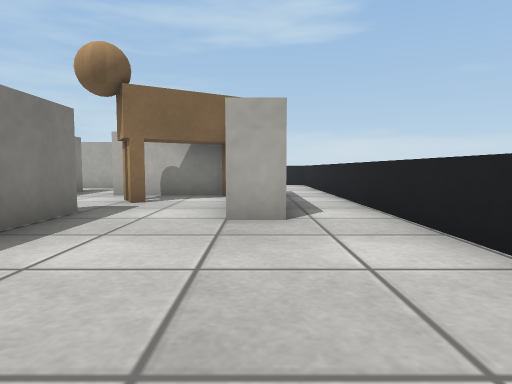
view 1 (above)

24 first-person views from a walk through a world built for the Webots simulator. The camera is 0.17 m above the floor, tilts 4° down and sees 75° across. The floor is counted in squares, 0.25 m on a side. Each view is taken from the middle of a square. On the plan, view 1 faces up. The plan holds only what a view shows up to about 10 squares ahead; the rest is blank. The place goes on beyond the plan. The robots in the file are not drawn. Webots' stock objects and surfaces are drawn as simple stand-ins.

view 2
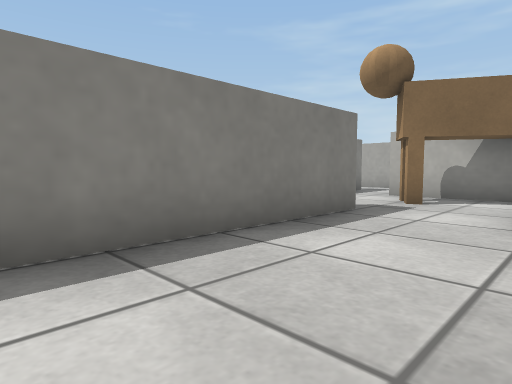

view 3
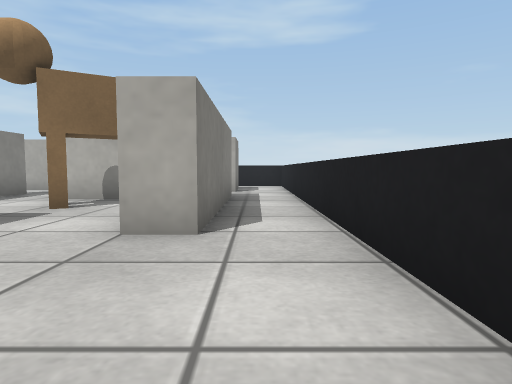

view 4
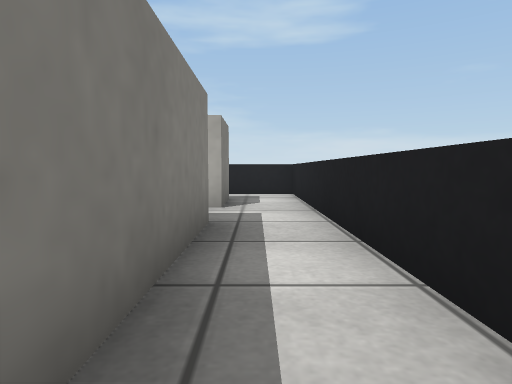

view 5
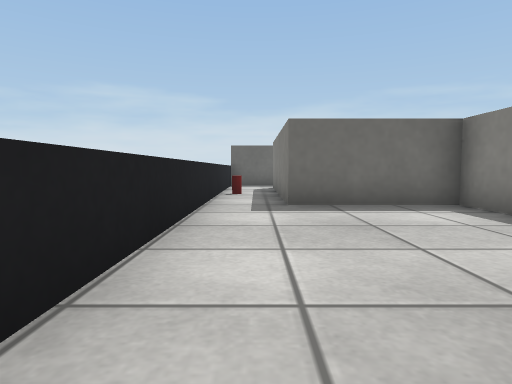

view 6
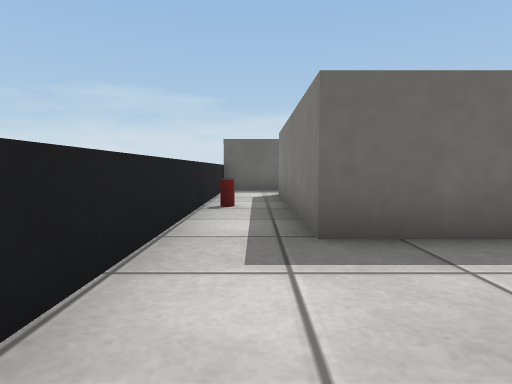

view 7
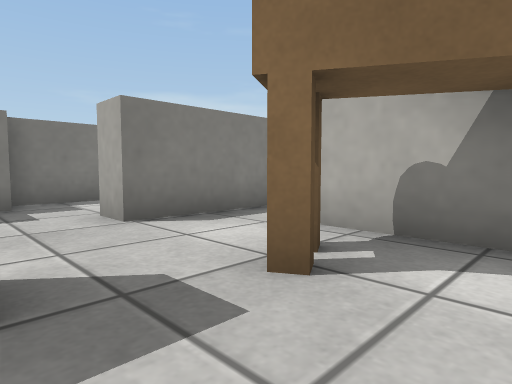

view 8
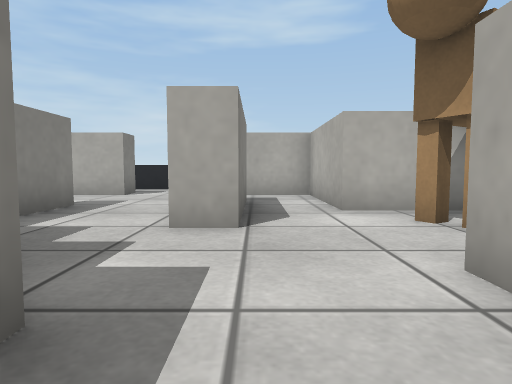

view 9
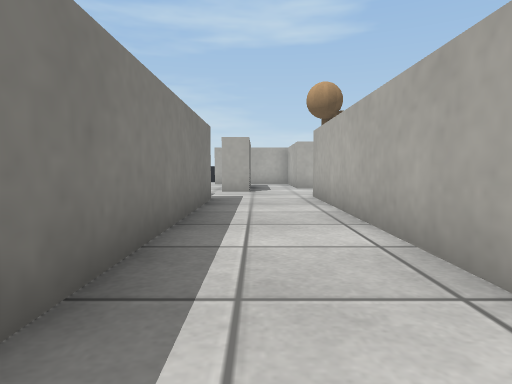

view 10
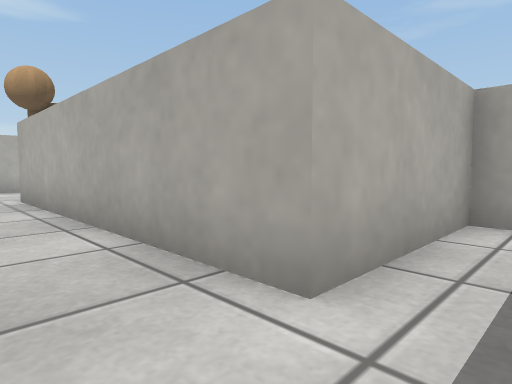

view 11
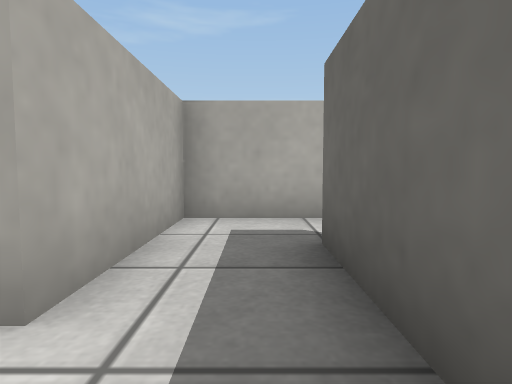

view 12
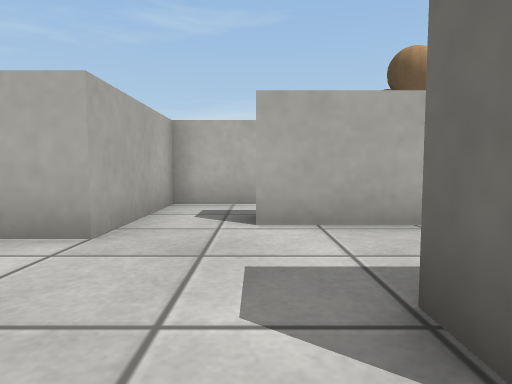

view 13
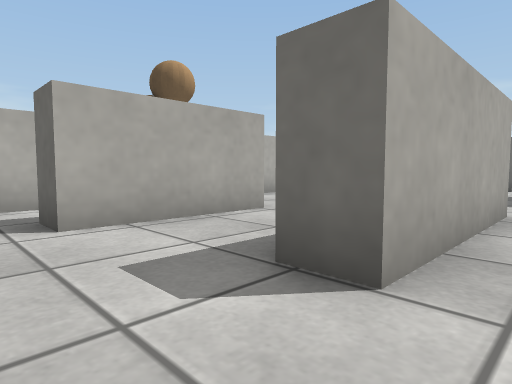

view 14
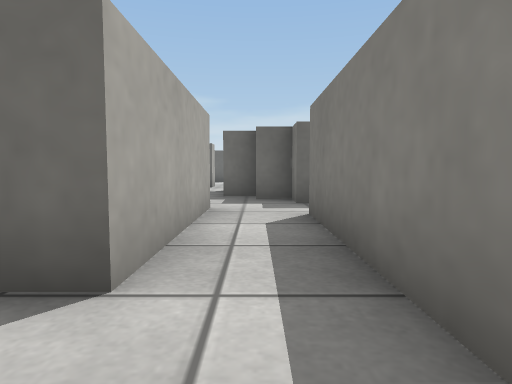

view 15
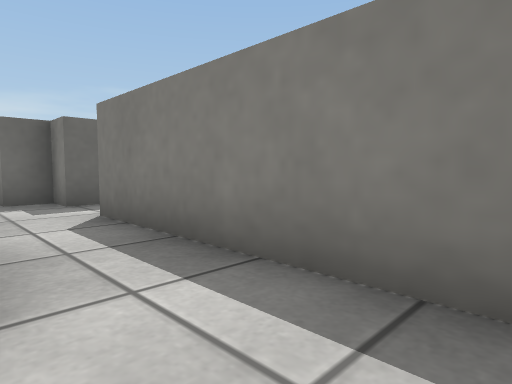

view 16
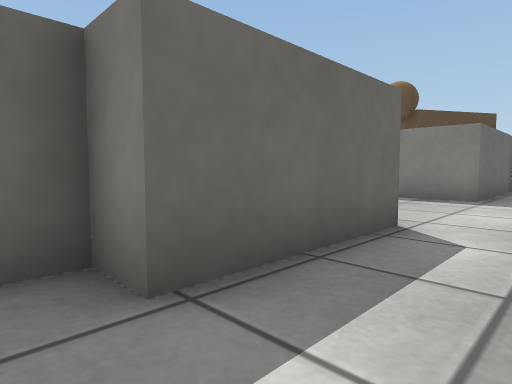

view 17
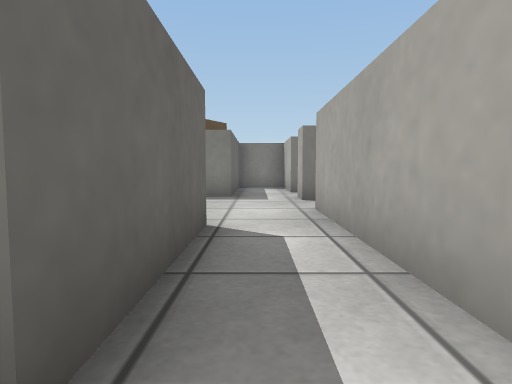

view 18
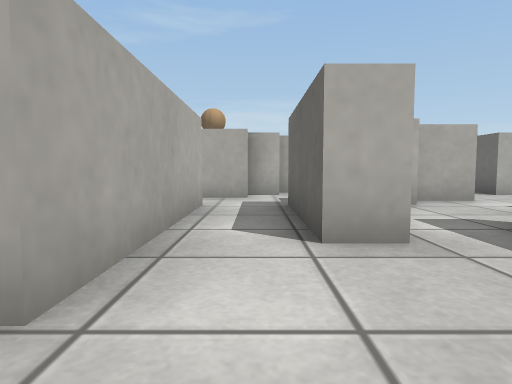

view 19
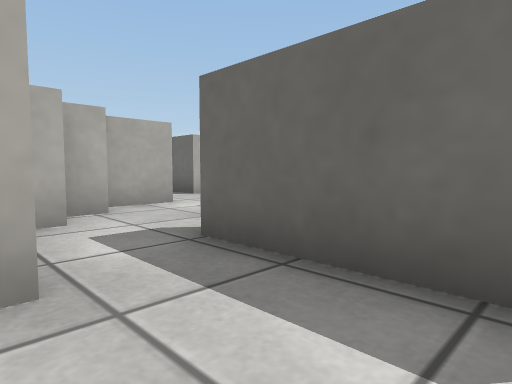

view 20
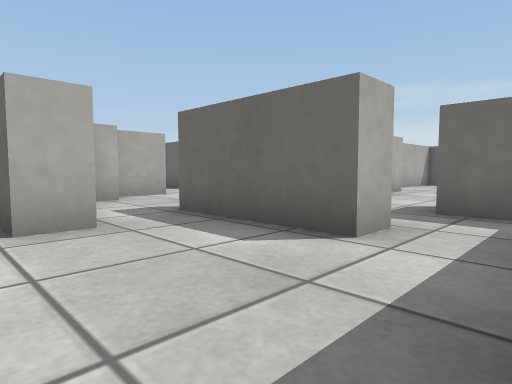

view 21
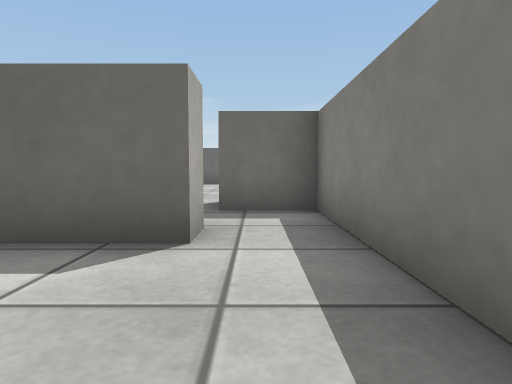

view 22
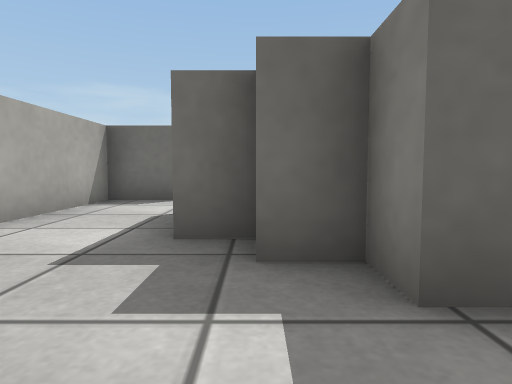

view 23
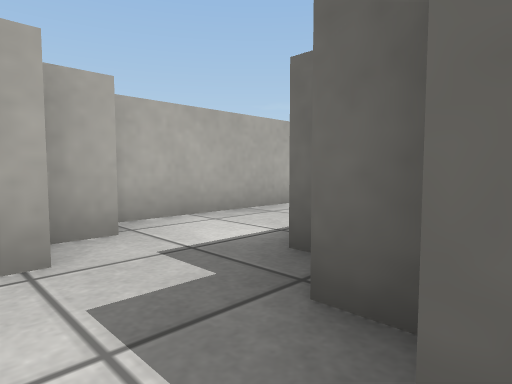

view 24
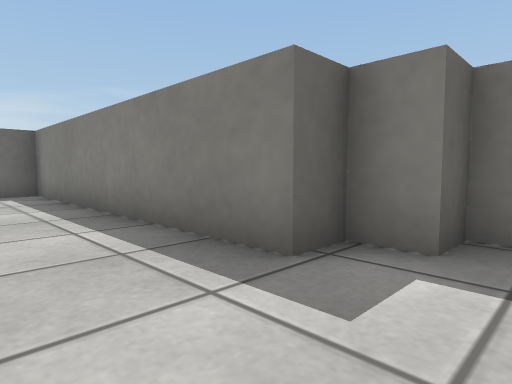

### Floor plan
Points are (right, up) in squares from view 1. A wall is a line through its corners. A room is listed if a view was taken in it or the views show most of it. See-through windows are left out.
Room 1 (views 1, 2, 3, 4, 5, 6)
walls: (0.4, 9.2) (0.4, 4.4) (-0.5, 4.4); (0.4, 12.4) (0.4, 10.8); (-0.6, -1.2) (0.4, -1.2) (0.4, -6.8)
low walls: (2, -5.9) (2, 14) (0.2, 14)
ways out: opening at (0, 2) to room 6
objects: drink can (1, -4) to (2, -4)
Room 2 (views 7, 24)
walls: (-0.8, 8.4) (-3.6, 8.4); (-5.2, 10) (-5.2, 6.8) (-6, 6.8)
ways out: opening at (-6, 6) to room 3; opening at (-5, 6) to room 3; opening at (-1.5, 5) to room 6
objects: dog (-3, 7) to (-1, 8)
Room 3 (views 8, 9, 10, 11)
walls: (-3.6, -2) (-3.6, 5.2); (-6.8, 5.2) (-6.8, 4.4) (-6, 4.4) (-6, -3.6) (-4.5, -3.6)
ways out: opening at (-6, 6) to room 2; opening at (-5, 6) to room 2; opening at (-3.5, -3) to room 8
Room 4 (views 12, 13, 14, 16, 17, 18, 19, 20, 21, 22, 23)
walls: (-14, 3.5) (-14, 4.4) (-10.8, 4.4); (-10.8, 3.6) (-10, 3.6); (-9.2, 5.1) (-9.2, 9.2); (-17.1, 6) (-18, 6); (-8.4, 4.4) (-8.4, 5.2); (-18, 4.4) (-18, 3.4); (-10.8, 10.9) (-10.8, 6) (-15.6, 6)
ways out: opening at (-8.5, 10.5) to room 5; opening at (-16, 4) to room 9; opening at (-18, 5)
Room 5 (view 15)
walls: (-8.4, 11.6) (-9.8, 11.6); (-9.2, 9.2) (-8.4, 9.2) (-8.4, 6.1); (-6, 6.8) (-6, 10) (-5.2, 10); (-3.6, 8.4) (-3.6, 11.6) (-6.8, 11.6); (-7.6, 6.1) (-7.6, 5.2) (-6.8, 5.2)
ways out: opening at (-8.5, 10.5) to room 4
Room 6 (no view inside)
walls: (-2.8, 5.2) (-2.8, -1.2) (-0.6, -1.2)
ways out: opening at (0, 2) to room 1; opening at (-1.5, 5) to room 2
Room 7 (no view inside)
walls: (-7.6, 3.5) (-7.6, 4.4); (-10, 2.8) (-9.1, 2.8); (-8.4, -1.2) (-6.8, -1.2) (-6.8, 3.4); (-10.8, 4.4) (-10.8, 3.6)
ways out: opening at (-9, 0)
Room 8 (no view inside)
walls: (-0.4, -4) (-0.4, -2) (-3.6, -2); (-4.5, -3.6) (-2, -3.6)
ways out: opening at (-3.5, -3) to room 3; opening at (-1.5, -4)
Room 9 (no view inside)
walls: (-16.4, 1.1) (-16.4, 2) (-14.5, 2); (-18, 3.4) (-18, -0.4) (-16.4, -0.4)
ways out: opening at (-16, 4) to room 4; opening at (-14, 3)

Where each view was taken, in squares from view 1:
view 1: 0 up, 0 right, facing up
view 2: 0 up, 0 right, facing up-left
view 3: 1 up, 1 right, facing up
view 4: 5 up, 1 right, facing up
view 5: 5 up, 1 right, facing down
view 6: 2 up, 1 right, facing down
view 7: 5 up, 1 left, facing up-left
view 8: 3 up, 5 left, facing up
view 9: 3 down, 5 left, facing up
view 10: 3 down, 5 left, facing up-right
view 11: 3 down, 5 left, facing right
view 12: 10 up, 10 left, facing right
view 13: 11 up, 10 left, facing down-right
view 14: 11 up, 10 left, facing down
view 15: 11 up, 9 left, facing down-left
view 16: 6 up, 10 left, facing down-left
view 17: 5 up, 10 left, facing left
view 18: 5 up, 17 left, facing right
view 19: 4 up, 16 left, facing down-right
view 20: 5 up, 18 left, facing down-right
view 21: 5 up, 17 left, facing down
view 22: 6 up, 10 left, facing down
view 23: 5 up, 11 left, facing down-right
view 24: 6 up, 4 left, facing down-left
